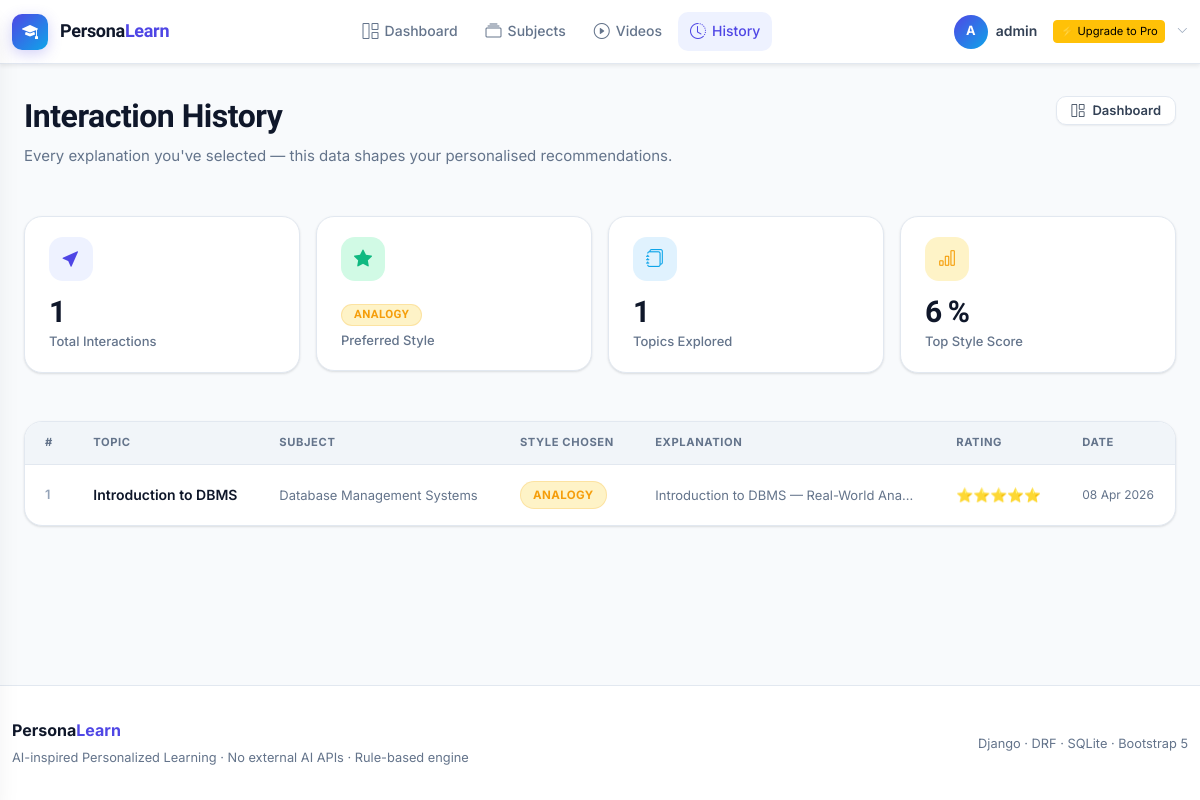
/history/ (signed in), run on an earlier commit of the app's database.
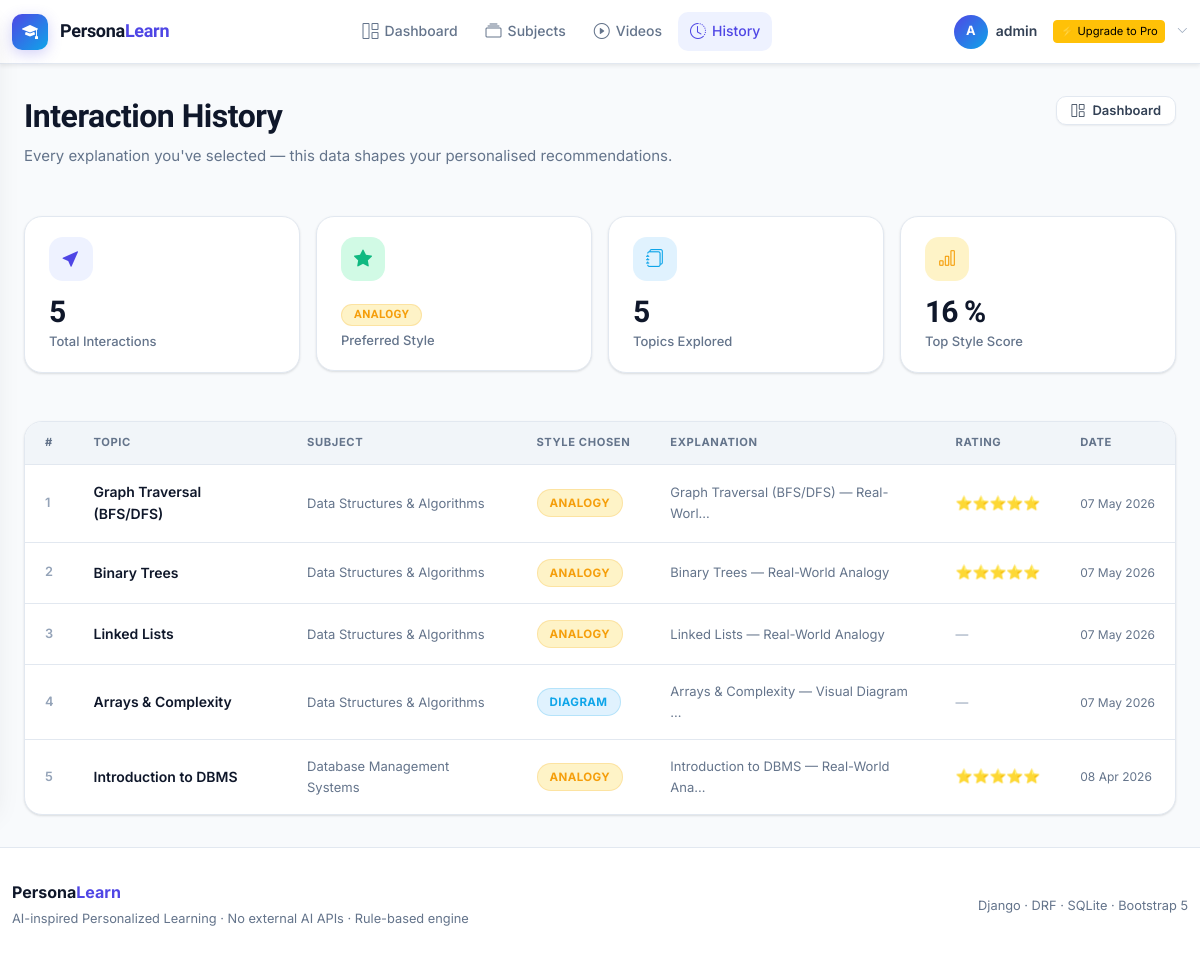
And on a later commit of the database.
### recommendations/models.py (models this page shows, shortened)
class UserPreference(models.Model):
    STYLE_CHOICES = [
        ('diagram', 'Diagram'),
        ('analogy', 'Analogy'),
        ('example', 'Example'),
        ('theory', 'Theory'),
        ('logic', 'Logic'),
        ('balanced', 'Balanced'),
    ]
    user = models.OneToOneField(User, on_delete=models.CASCADE, related_name='preference')
    diagram_preference = models.FloatField(default=0.0)
    analogy_preference = models.FloatField(default=0.0)
    example_preference = models.FloatField(default=0.0)
    theory_preference = models.FloatField(default=0.0)
    logic_preference = models.FloatField(default=0.0)
    interaction_count = models.PositiveIntegerField(default=0)
    preferred_style = models.CharField(
        max_length=20, choices=STYLE_CHOICES, default='balanced'
    )
    updated_at = models.DateTimeField(auto_now=True)
    def get_normalized_scores(self):
        total = (self.diagram_preference + self.analogy_preference +
                 self.example_preference + self.theory_preference + self.logic_preference)
        if total == 0:
            return {k: 20.0 for k in ['diagram', 'analogy', 'example', 'theory', 'logic']}
        return {
            'diagram': round((self.diagram_preference / total) * 100, 1),
            'analogy': round((self.analogy_preference / total) * 100, 1),
            'example': round((self.example_preference / total) * 100, 1),
            'theory': round((self.theory_preference / total) * 100, 1),
            'logic': round((self.logic_preference / total) * 100, 1),
        }

class UserInteraction(models.Model):
    user = models.ForeignKey(User, on_delete=models.CASCADE, related_name='interactions')
    content_version = models.ForeignKey(
        'learning.ContentVersion', on_delete=models.CASCADE, related_name='interactions'
    )
    topic = models.ForeignKey(
        'learning.Topic', on_delete=models.CASCADE, related_name='user_interactions'
    )
    rating = models.PositiveIntegerField(
        null=True, blank=True, help_text='Optional 1-5 rating from user'
    )
    skipped = models.BooleanField(default=False, help_text='True if user clicked Not Interested')
    timestamp = models.DateTimeField(auto_now_add=True)
    class Meta:
        ordering = ['-timestamp']
        unique_together = ('user', 'content_version')

### learning/models.py (models this page shows, shortened)
class Topic(models.Model):
    subject = models.ForeignKey(Subject, on_delete=models.CASCADE, related_name='topics')
    title = models.CharField(max_length=300)
    slug = models.SlugField(blank=True)
    description = models.TextField(blank=True)
    order = models.PositiveIntegerField(default=0, help_text='Display order in subject')
    created_at = models.DateTimeField(auto_now_add=True)
    updated_at = models.DateTimeField(auto_now=True)
    class Meta:
        ordering = ['order', 'title']
        unique_together = ('subject', 'slug')

class Subject(models.Model):
    name = models.CharField(max_length=200)
    slug = models.SlugField(unique=True, blank=True)
    description = models.TextField(blank=True)
    icon = models.CharField(max_length=100, default='bi-book', help_text='Bootstrap icon class')
    color = models.CharField(max_length=20, default='#6c5ce7', help_text='Hex color for card')
    created_at = models.DateTimeField(auto_now_add=True)
    updated_at = models.DateTimeField(auto_now=True)
    class Meta:
        ordering = ['name']

class ContentVersion(models.Model):
    STYLE_CHOICES = [
        ('diagram', 'Diagram-Focused'),
        ('analogy', 'Analogy-Focused'),
        ('example', 'Example-Focused'),
        ('theory', 'Theory-Focused'),
        ('logic', 'Logic-Focused'),
    ]
    topic = models.ForeignKey(Topic, on_delete=models.CASCADE, related_name='content_versions')
    title = models.CharField(max_length=300)
    style_type = models.CharField(max_length=20, choices=STYLE_CHOICES)
    content = models.TextField(help_text='The actual explanation content for this style')
    diagram_score = models.IntegerField(default=0, help_text='0-100: How diagram-heavy is this content')
    analogy_score = models.IntegerField(default=0, help_text='0-100: How analogy-heavy is this content')
    example_score = models.IntegerField(default=0, help_text='0-100: How example-heavy is this content')
    theory_score = models.IntegerField(default=0, help_text='0-100: How theory-heavy is this content')
    logic_score = models.IntegerField(default=0, help_text='0-100: How logic-heavy is this content')
    created_at = models.DateTimeField(auto_now_add=True)
    class Meta:
        ordering = ['style_type']

### learning/views.py (the view)
# urls.py: path('history/', views.InteractionHistoryView.as_view(), name='interaction_history'),
@method_decorator(login_required, name='dispatch')
class InteractionHistoryView(View):
    template_name = 'learning/interaction_history.html'
    def get(self, request):
        interactions = UserInteraction.objects.filter(
            user=request.user
        ).select_related(
            'topic', 'topic__subject', 'content_version'
        ).order_by('-timestamp')
        pref, _ = UserPreference.objects.get_or_create(user=request.user)
        context = {
            'interactions': interactions,
            'pref': pref,
        }
        return render(request, self.template_name, context)

### templates/learning/interaction_history.html (shortened to what this page needs)
{% extends 'base.html' %}
{% block content %}
<div class="page-container">
  <div class="page-header d-flex align-items-start justify-content-between flex-wrap gap-3 anim-fade-up">
    <div>
      <h1 class="page-title">Interaction History</h1>
      <p class="page-subtitle">Every explanation you've selected — this data shapes your personalised recommendations.</p>
    </div>
    <a href="{% url 'dashboard' %}" class="btn-secondary btn-sm"><i class="bi bi-grid-1x2"></i>Dashboard</a>
  </div>
  <div class="row g-3 mb-5 anim-fade-up anim-d1">
    <div class="col-6 col-md-3">
      <div class="stat-card">
        <div class="stat-icon" style="background:var(--primary-l);color:var(--primary);"><i class="bi bi-cursor-fill"></i></div>
        <div class="stat-value">{{ pref.interaction_count }}</div>
        <div class="stat-label">Total Interactions</div>
      </div>
    </div>
    <div class="col-6 col-md-3">
      <div class="stat-card">
        <div class="stat-icon" style="background:var(--success-l);color:var(--success);"><i class="bi bi-star-fill"></i></div>
        <div class="stat-value" style="font-size:1.25rem;padding-top:.25rem;">
          <span class="style-chip chip-{{ pref.preferred_style }}">{{ pref.preferred_style|title }}</span>
        </div>
        <div class="stat-label">Preferred Style</div>
      </div>
    </div>
    <div class="col-6 col-md-3">
      <div class="stat-card">
        <div class="stat-icon" style="background:var(--accent-l);color:var(--accent);"><i class="bi bi-journals"></i></div>
        <div class="stat-value">{{ interactions|length }}</div>
        <div class="stat-label">Topics Explored</div>
      </div>
    </div>
    <div class="col-6 col-md-3">
      <div class="stat-card">
        <div class="stat-icon" style="background:var(--warning-l);color:var(--warning);"><i class="bi bi-bar-chart"></i></div>
        <div class="stat-value">
          {% if pref.interaction_count > 0 %}
            {% with scores=pref.get_normalized_scores %}
              {{ scores.diagram|floatformat:0 }}
            {% endwith %}
          {% else %}0{% endif %}%
        </div>
        <div class="stat-label">Top Style Score</div>
      </div>
    </div>
  </div>
  {% if interactions %}
  <div class="history-table anim-fade-up anim-d2">
    <table>
      <thead>
        <tr>
          <th>#</th>
          <th>Topic</th>
          <th>Subject</th>
          <th>Style Chosen</th>
          <th>Explanation</th>
          <th>Rating</th>
          <th>Date</th>
        </tr>
      </thead>
      <tbody>
        {% for item in interactions %}
        <tr>
          <td style="color:var(--text-light);font-weight:600;font-size:.8rem;">{{ forloop.counter }}</td>
          <td>
            <a href="{% url 'topic_detail' item.topic.subject.slug item.topic.slug %}"
               style="font-weight:600;font-size:.875rem;color:var(--text);">
              {{ item.topic.title|truncatechars:35 }}
            </a>
          </td>
          <td style="color:var(--text-muted);font-size:.8125rem;">{{ item.topic.subject.name }}</td>
          <td>
            <span class="style-chip chip-{{ item.content_version.style_type }}">
              {{ item.content_version.style_type|title }}
            </span>
          </td>
          <td style="font-size:.8125rem;color:var(--text-muted);">{{ item.content_version.title|truncatechars:38 }}</td>
          <td>
            {% if item.rating %}
            <span class="star-rating">
              {% for i in "12345" %}{% if forloop.counter <= item.rating %}⭐{% endif %}{% endfor %}
            </span>
            {% else %}
            <span style="color:var(--text-light);font-size:.8rem;">—</span>
            {% endif %}
          </td>
          <td style="font-size:.75rem;color:var(--text-muted);white-space:nowrap;">{{ item.timestamp|date:"d M Y" }}</td>
        </tr>
        {% endfor %}
      </tbody>
    </table>
  </div>
  {% endif %}
</div>
{% endblock %}

What changed in the data, as far as the page shows it:
changed UserPreference "ANALOGY": interaction_count "1" → "5"
added UserInteraction: topic "Graph Traversal (BFS/DFS)", topic.subject.name "Data Structures & Algorithms", content_version.style_type "ANALOGY", content_version "Graph Traversal (BFS/DFS) — Real-Worl…", rating 5 (drawn), timestamp "07 May 2026"
added UserInteraction: topic "Binary Trees", topic.subject.name "Data Structures & Algorithms", content_version.style_type "ANALOGY", content_version "Binary Trees — Real-World Analogy", rating 5 (drawn), timestamp "07 May 2026"
added UserInteraction: topic "Linked Lists", topic.subject.name "Data Structures & Algorithms", content_version.style_type "ANALOGY", content_version "Linked Lists — Real-World Analogy", timestamp "07 May 2026"
added UserInteraction: topic "Arrays & Complexity", topic.subject.name "Data Structures & Algorithms", content_version.style_type "DIAGRAM", content_version "Arrays & Complexity — Visual Diagram …", timestamp "07 May 2026"
Also different on the page:
{{ interactions|length }}: "1" → "5"
{{ scores.diagram|floatformat:0 }}: "6" → "16"
